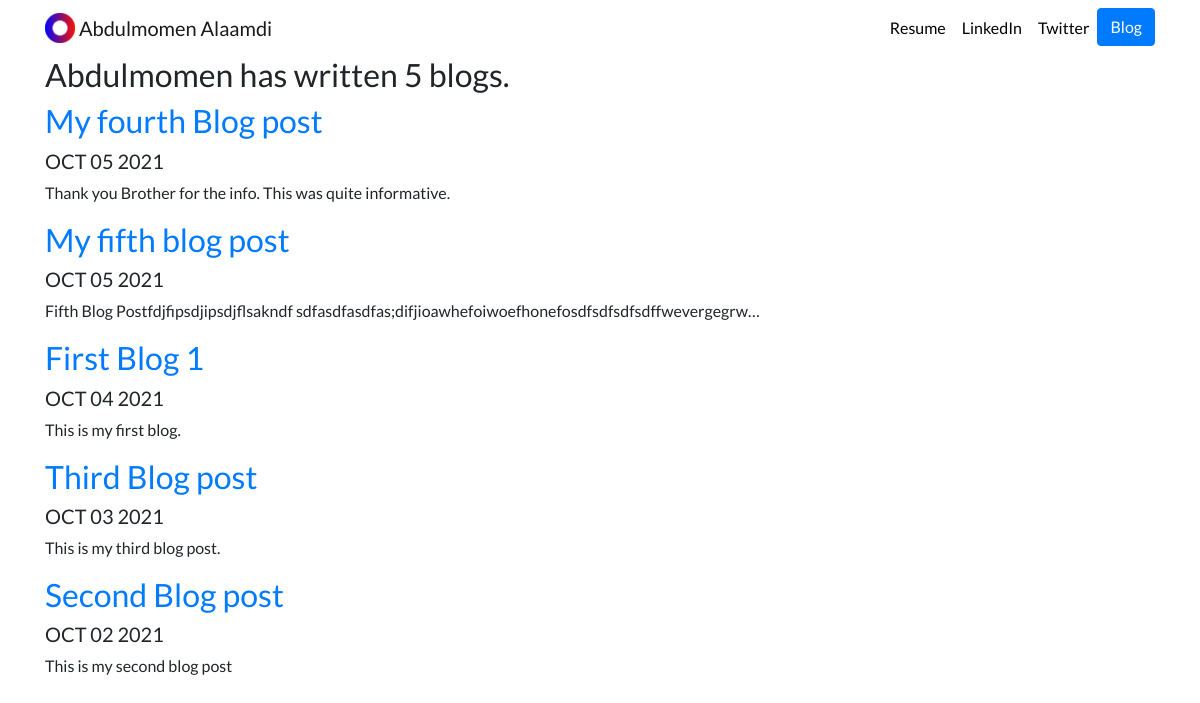
Screenshot of /blog/ with the database file from the repository.
### blog/models.py (models this page shows, shortened)
class Blog(models.Model):
    title = models.CharField(max_length=200)
    description = models.TextField()
    date = models.DateField()

### blog/views.py (the view)
# urls.py: path('', views.blog, name='all_blogs'),
def blog(request):
    blogs = Blog.objects.order_by('-date')
    return render(request, 'blog/all_blogs.html',{'blogs': blogs})

### blog/templates/blog/all_blogs.html
{% extends 'portfolio/base.html' %}
{% block content %}
<h2> Abdulmomen has written {{blogs.count}} blog{{ blogs.count|pluralize }}.</h2>
{% for blog in blogs %}
<a href="{% url 'blog:detail' blog.id %}"><h2>{{ blog.title }}</h2></a>
<h5>{{ blog.date|date:'M d Y'|upper }}</h5>
<p> {{ blog.description|striptags|truncatechars:100 }}</p>
{% endfor %}
{% endblock %}

### portfolio/static/portfolio/custom.css (style rules this page uses)
body { font-family: 'Lato', sans-serif; }

### rows the page displays
Blog: title "My fourth Blog post", date "OCT 05 2021", description "Thank you Brother for the info. This was quite informative."
Blog: title "My fifth blog post", date "OCT 05 2021", description "Fifth Blog Postfdjfipsdjipsdjflsakndf sdfasdfasdfas;difjioawhefoiwoefhonefosdfsdfsdfsdffwevergegrw…"
Blog: title "First Blog 1", date "OCT 04 2021", description "This is my first blog."
Blog: title "Third Blog post", date "OCT 03 2021", description "This is my third blog post."
Blog: title "Second Blog post", date "OCT 02 2021", description "This is my second blog post"

### other values shown
{{ blogs.count }} "5"
